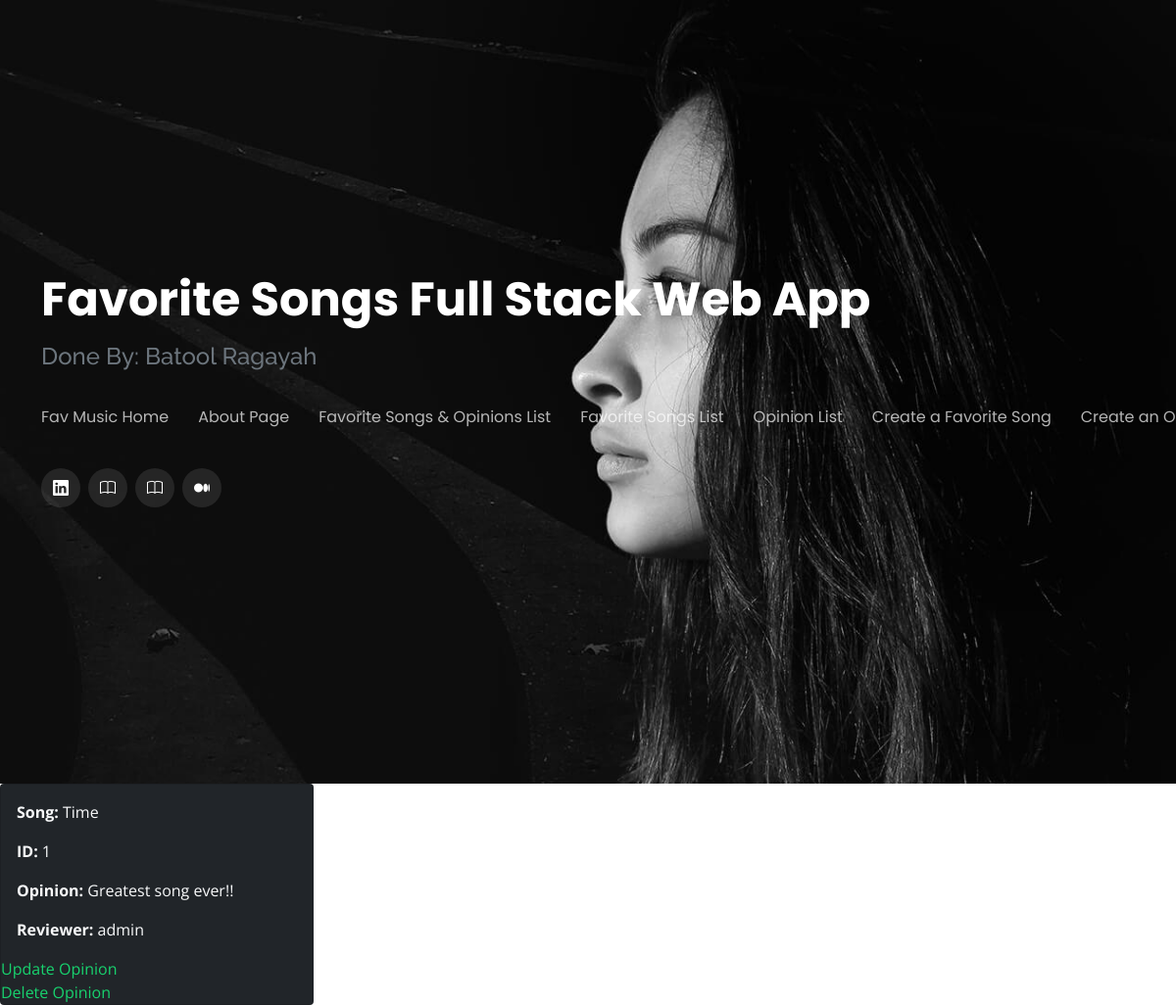
/opinion-detail/1, run on the app's committed database.
### favsongsapp/models.py (models this page shows, shortened)
class Opinion(models.Model):
    song = models.ForeignKey(Fav, on_delete=models.SET_DEFAULT, default=1, blank=False, null=False)
    opinion = models.TextField(max_length=500, blank=False, null=False)
    reviewer = models.ForeignKey(get_user_model(), on_delete=models.CASCADE, blank=False, null=False)

class Fav(models.Model):
    song_title = models.CharField(max_length=100)
    artist = models.CharField(max_length=100)
    album = models.CharField(max_length=100)
    year_of_release = models.DateField()
    rating = models.IntegerField(blank=False, null=False)
    reviewer = models.ForeignKey(get_user_model(), on_delete=models.CASCADE, blank=False, null=False)
    def __str__(self):
        return self.song_title

### favsongsapp/views.py (the view)
# urls.py: path("opinion-detail/<int:pk>", OpinionDetailView.as_view(), name="opinion_detail"),
class OpinionDetailView(DetailView):
    template_name = "opiniondetail.html"
    model = Opinion

### templates/opiniondetail.html (shortened to what this page needs)
{% extends '_base.html' %}
{% block main %}
<div class="card text-light bg-dark" style="width: 20rem;">
    <div class="card-body">
      <p class="card-text"> <b> Song: </b> {{opinion.song}}  </p>
      <p class="card-text"> <b> ID: </b> {{opinion.id}} </p>
      <p class="card-text"> <b> Opinion: </b> {{opinion.opinion}} </p>
      <p class="card-text"> <b> Reviewer: </b> {{opinion.reviewer}} </p>
    </div>
    <a href="{% url 'opinion_update' opinion.pk %}">Update Opinion</a>
    <a href="/opinion-delete/{{opinion.id}}">Delete Opinion</a>
  </div>
{% endblock %}

### favsongsapp/static/favs/css/style.css (style rules this page uses)
body { font-family: "Open Sans", sans-serif; background-color: #040404; color: #fff; position: relative; background: transparent; }
body::before { content: ""; position: fixed; background: #040404 url("../img/bg.jpg") top right no-repeat; background-size: cover; left: 0; right: 0; top: 0; height: 100vh; z-index: -1; }
@media (min-width: 1024px) { body::before { background-attachment: fixed; } }
a { color: #18d26e; text-decoration: none; }

### data on the page
Opinion: song "Time", id "1", opinion "Greatest song ever!!", reviewer "admin"
